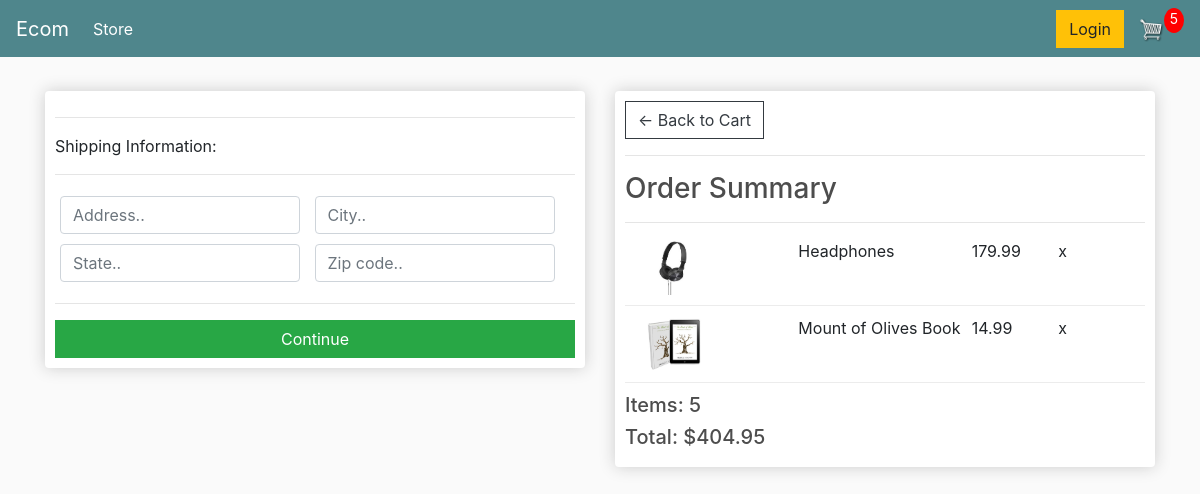
The page /checkout (signed in) on the database as committed earlier.
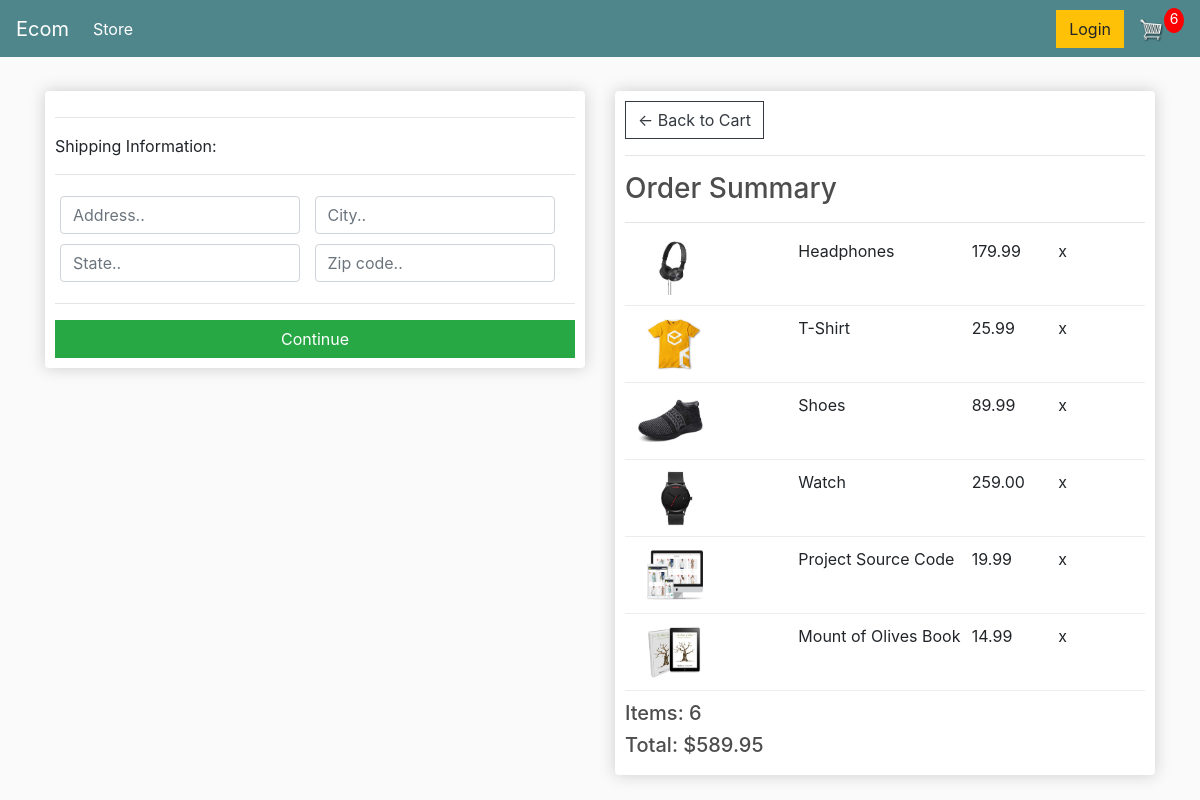
The same page on the database as committed later.
### store/models.py (models this page shows, shortened)
class OrderItem(models.Model):
    product = models.ForeignKey(Product, on_delete=models.SET_NULL, null=True)
    order = models.ForeignKey(Order, on_delete=models.SET_NULL, null=True)
    quantity = models.IntegerField(default=0, null=True, blank=True)
    date_added = models.DateTimeField(auto_now_add=True)
    @property
    def get_total(self):
        total = self.product.price * self.quantity
        return total

class Product(models.Model):
    name = models.CharField(max_length=200)
    price = models.FloatField()
    digital = models.BooleanField(default=False, null=True, blank=True)
    image = models.ImageField(null=True, blank=True)
    @property
    def imageURL(self):
        try:
            url = self.image.url
        except:
            url = ''
        return url

class Order(models.Model):
    customer = models.ForeignKey(Customer, on_delete=models.SET_NULL, null=True, blank=True)
    date_ordered = models.DateTimeField(auto_now_add=True)
    complete = models.BooleanField(default=False)
    transaction_id = models.CharField(max_length=100, null=True)
    @property
    def get_cart_total(self):
        orderitems = self.orderitem_set.all()
        total = sum([item.get_total for item in orderitems])
        return total
    @property
    def get_cart_items(self):
        orderitems = self.orderitem_set.all()
        total = sum([item.quantity for item in orderitems])
        return total
    @property
    def shipping(self):
        shipping = False
        orderitems = self.orderitem_set.all()
        for i in orderitems:
            if i.product.digital == False:
                shipping = True
        return shipping

### store/views.py (the view)
# urls.py: path('checkout', views.checkout, name="checkout"),
def checkout(request):
    if request.user.is_authenticated:
        customer = request.user.customer
        order, created = Order.objects.get_or_create(customer=customer, complete=False)
        items = order.orderitem_set.all()
        cartItems = order.get_cart_items
    else:
        items = []
        order = {'get_cart_total':0, 'get_cart_items':0, 'shipping': False }
        cartItems = order['get_cart_items']
    context = {'items': items, 'order': order, 'cartItems': cartItems}
    return render(request, 'store/checkout.html', context)

### store/templates/store/checkout.html (shortened to what this page needs)
{% extends 'store/main.html' %}
{% load static %}
{% block content %}
    <div class="row">
        <div class="col-lg-6">
            <div class="box-element" id="form-wrapper">
                <form id="form">
                    <div id="shipping-info">
                        <hr>
                        <p>Shipping Information:</p>
                        <hr>
                        <div class="form-field">
                            <input class="form-control" type="text" name="address" placeholder="Address..">
                        </div>
                        <div class="form-field">
                            <input class="form-control" type="text" name="city" placeholder="City..">
                        </div>
                        <div class="form-field">
                            <input class="form-control" type="text" name="state" placeholder="State..">
                        </div>
                        <div class="form-field">
                            <input class="form-control" type="text" name="zipcode" placeholder="Zip code..">
                        </div>
                    </div>
                    <hr>
                    <input id="form-button" class="btn btn-success btn-block" type="submit" value="Continue" onclick="continueClick()">
                </form>
            </div>
            <br>
        </div>
        <div class="col-lg-6">
            <div class="box-element">
                <a class="btn btn-outline-dark" href="{% url 'cart' %}">&#x2190; Back to Cart</a>
                <hr>
                <h3>Order Summary</h3>
                <hr>
                {% for item in items %}
                <div class="cart-row">
                    <div style="flex:2"><img class="row-image" src="{{item.product.imageURL}}"></div>
                    <div style="flex:2"><p>{{item.product.name}}</p></div>
                    <div style="flex:1"><p>{{item.product.price|floatformat:2}}</p></div>
                    <div style="flex:1"><p>x{{item.product.quantity}}</p></div>
                </div>
                {% endfor %}
                <h5>Items:   {{order.get_cart_items}}</h5>
                <h5>Total:   ${{order.get_cart_total|floatformat:2}}</h5>
            </div>
        </div>
    </div>
{% endblock content %}

Rows that differ between the two databases and show on the page:
added OrderItem: product.imageURL (picture), product.name "T-Shirt", product.price "25.99"
added OrderItem: product.imageURL (picture), product.name "Shoes", product.price "89.99"
added OrderItem: product.imageURL (picture), product.name "Watch", product.price "259.00"
added OrderItem: product.imageURL (picture), product.name "Project Source Code", product.price "19.99"
computed for Order: get_cart_items "5" → "6"; get_cart_total "404.95" → "589.95"
Other text that changed with them:
{{ cartItems }}: "5" → "6"
